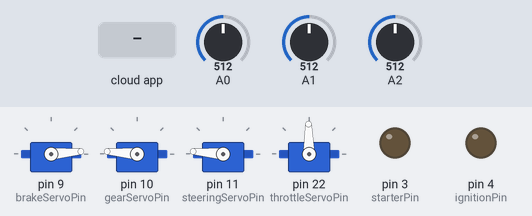
Simulated run of this sketch. Board: Arduino Mega 2560, built with avr-gcc and run on an emulated ATmega2560. Parts: 4 × servo, output pins drawn as LEDs (lit = HIGH). The test bench sets the inputs (shaded band); at power-on: A1 = 512, A2 = 512, A0 = 512. The ROS host is connected and sends only what is stated.

Above: at 1.2 s.
1.3 s: A1 set to 900
At 1.6 s:
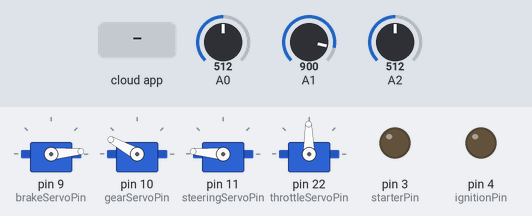
2.8 s: A2 set to 900
At 4.0 s:
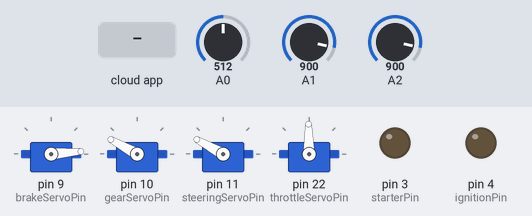
4.3 s: A0 set to 122
At 5.0 s:
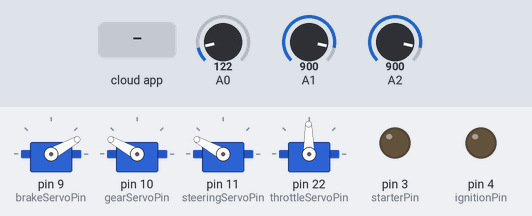
5.8 s: the phone or cloud app sets throttle to 0
At 6.4 s:
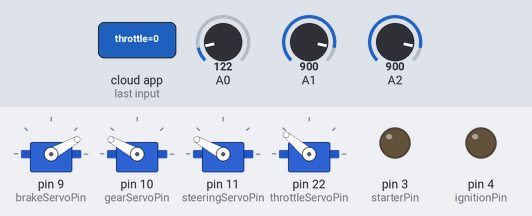
7.3 s: the phone or cloud app sets steering to 0
At 7.32 s:
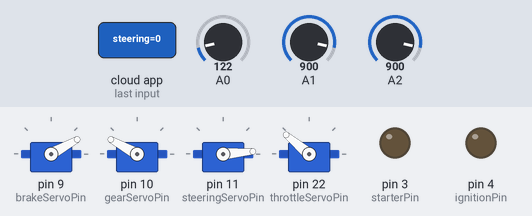
8.8 s: the phone or cloud app sets ignition to 45
At 10.2 s:
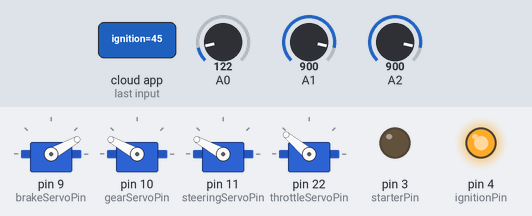
Timing chart, 0 to 11.3 s (numbered marks = the images above; inputs shaded):
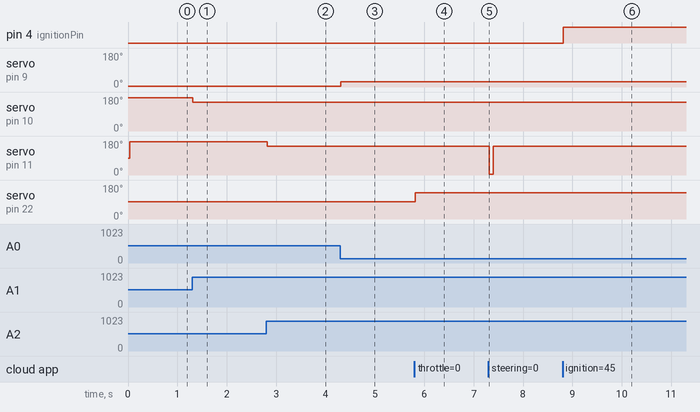

The sketch:

arduino_interface.ino
```cpp
/*
 * rosserial Servo Control Example
 *
 * This sketch demonstrates the control of hobby R/C servos
 * using ROS and the arduiono
 *
 * For the full tutorial write up, visit
 * www.ros.org/wiki/rosserial_arduino_demos
 *
 * For more information on the Arduino Servo Library
 * Checkout :
 * http://www.arduino.cc/en/Reference/Servo
 */

#if (ARDUINO >= 100)
 #include <Arduino.h>
#else
 #include <WProgram.h>
#endif

#define MIN_THROTTLE 140
#define MAX_THROTTLE 40

#include "MotorController.h"
#include <ros.h>

#include <std_msgs/Int16.h>
#include <std_msgs/Char.h>

#include <SoftwareSerial.h>

ros::NodeHandle  nh;


// Setup Motor Controllers

bool DEBUG = true;

// Setup Brake
int brakeEncoderPin = 0;
int brakeServoPin = 9;
float brakeAlpha = 5.;
float brakeBasePos = 0;
bool brakeInvert = false;
float brakeInitialPos = 0;

MotorController brakeController = MotorController(brakeEncoderPin, brakeServoPin,
                                                  brakeAlpha,
                                                  brakeBasePos, brakeInitialPos,
                                                  brakeInvert, DEBUG);

// Setup Gear Controller
int gearEncoderPin = 1;
int gearServoPin = 10;
float gearAlpha = 5;
float gearBasePos = 0;
bool gearInvert = false;
float gearInitialPos = 470;

// Gear postions
int parkGearPos = 470 - gearInitialPos;
int neutralGearPos = 310 - gearInitialPos;
int  reverseGearPos = 380 - gearInitialPos;
int driveGearPos = 260 - gearInitialPos;

MotorController gearController = MotorController(gearEncoderPin, gearServoPin,
                                                 gearAlpha,
                                                 gearBasePos, gearInitialPos,
                                                 gearInvert, DEBUG); // gear selector
// Setup Steering Controller

int steeringEncoderPin = 2;
int steeringServoPin = 11;
float steeringAlpha = 5;
float steeringBasePos = 5;
bool steeringInvert = false;
float steeringInitialPos = 127;

MotorController steeringController = MotorController(steeringEncoderPin, steeringServoPin,
                                                     steeringAlpha, steeringBasePos,
                                                     steeringInitialPos,
                                                     steeringInvert, DEBUG);


// Setup Throttle Controller

int throttleServoPin = 22;

float throttleInitialPos = 127;
// Setup Ignition
int ignitionPin = 4;


// Setup Starter
int starterPin = 3;


// Setup ROS

// DEFINE Callbacks

// Throttle servo setup
Servo throttleServo;

void throttle_cb( const std_msgs::Int16& throttle_cmd){
  throttleServo.write(map(throttle_cmd.data, 0, 255, MIN_THROTTLE, MAX_THROTTLE));
}

void steering_cb( const std_msgs::Int16& steering_cmd){
  steeringController.desP = steering_cmd.data;
}

void ignition_cb( const std_msgs::Int16& ignition_cmd){
  if (ignition_cmd.data > 0) {
    digitalWrite(ignitionPin, HIGH);
  } else {
    digitalWrite(ignitionPin, LOW);
  }
}

void gear_cb(const std_msgs::Int16& gear_cmd){

  int newGear = gear_cmd.data;

  float setPoint = -1;

  switch (newGear) {
    case 80: // P
      setPoint = parkGearPos;
      break;
    case 78: // N
      setPoint = neutralGearPos;
      break;
    case 82: // R
      setPoint = reverseGearPos;
      break;
    case 86: // D
      setPoint = driveGearPos;
      break;
  }

  if (setPoint > 0) {
    gearController.desP = setPoint;
  }
}

void brake_cb(const std_msgs::Int16& brake_cmd){
  brakeController.desP = brake_cmd.data;
}

void starter_cb(const std_msgs::Int16& starter_cmd) {
    if (starter_cmd.data > 0) {
    digitalWrite(starterPin, HIGH);
  } else {
    digitalWrite(starterPin, LOW);
  }
}

//


ros::Subscriber<std_msgs::Int16> sub_throttle("throttle", &throttle_cb);
ros::Subscriber<std_msgs::Int16> sub_steering("steering", &steering_cb);
ros::Subscriber<std_msgs::Int16> sub_ignition("ignition", &ignition_cb);
ros::Subscriber<std_msgs::Int16> sub_gear("gear", &gear_cb);
ros::Subscriber<std_msgs::Int16> sub_brake("brake", &brake_cb);
ros::Subscriber<std_msgs::Int16> sub_starter("starter", &starter_cb);


void setup(){


  brakeController.attach_servo();
  brakeController.basePos = brakeBasePos;

  gearController.attach_servo();
  gearController.basePos = gearBasePos;

  steeringController.attach_servo();
  steeringController.basePos = steeringBasePos;

  // Setup Throttle.
  throttleServo.attach(throttleServoPin); // throttle on pin 22
  throttleServo.write(map(throttleInitialPos, 0, 255, MIN_THROTTLE, MAX_THROTTLE));
  pinMode(ignitionPin, OUTPUT);
  pinMode(starterPin, OUTPUT);

  nh.initNode();
  nh.subscribe(sub_throttle);
  nh.subscribe(sub_steering);
  nh.subscribe(sub_ignition);
  nh.subscribe(sub_gear);
  nh.subscribe(sub_brake);
  nh.subscribe(sub_starter);


}


void listenToSerial()
{
 while (Serial.available() > 0) {
    char select = Serial.read();
    int pos = Serial.parseInt();
    String tmp = Serial.readString(); // Try to read any junk after.....

    switch (select)
    {
      case 'g':
        gearController.desP = pos;
        break;
      case 'b':
        brakeController.desP = pos;
        break;
      case 's':
        steeringController.desP = pos;
        break;
    }
  }
}


void loop(){
  nh.spinOnce();
  brakeController.update_motor();
  gearController.update_motor();
  steeringController.update_motor();

  delay(15);
}
```

MotorController.h
```cpp
#include <Servo.h>

class MotorController
{
  public:
     MotorController(int MEP, int MSP, float A, float bP, float iP, bool inv, bool d)
     {
      /*
       *
       */
      motorEncoderPin = MEP;
      motorServoPin = MSP;
      alpha = A;
      debug = d;
      maxPos = 1024;
      basePos = bP;
      invert = inv;
      initialPosition = iP;
      desP = initialPosition;
      hyst = 10;
     }
     void update_motor();

     void attach_servo()
     {

      servo.attach(motorServoPin);
     };

     float maxPos; // max setting
     float basePos; // ADC measurement when fully retracted.
     float desP; // Set desired position.
     float initialPosition;
     bool invert;
     int hyst;

  private:
     Servo servo;
     int motorEncoderPin;
     float alpha;
     int motorServoPin;
     bool debug;

};


void MotorController::update_motor()
{
 //desP is a number between 0 and 255
  int mPos;
  float output;
  mPos = analogRead(motorEncoderPin);

 // Apply invert if neccesary.
  if (invert) { desP = map(desP, 0, 255, 255, 0);}

  // Apply scaling
  desP = map(desP, 0, 255, 0, 1023);


  // Add offset
  desP = desP + basePos;

  // clip desP to min max allowed position.
  if ( desP > maxPos) {  desP = maxPos; };


  if (debug) {  Serial.println(mPos); }

  int err =desP - mPos;
  //Serial.println
  if (err <= hyst and err >= -hyst){
    if (debug) {Serial.println("no err");}
    output = 90;
  } else if (err < -hyst) {
      output = 80.0 + ((alpha * err) * (85./1024.));
      if (debug) {Serial.println(output);}

      if (output <=5) { output = 5; }

  } else if (err > hyst) {

      output = 100.0 + (alpha * err) * (85./1024.);

      if (debug) {Serial.println(output);}

      if (output >=175) { output = 175; }

  }

  servo.write(int(output));

};
```

Measured:
- after the input at 1.3 s, servo on pin 10 (gearServoPin): 175° → 151° at once
- after the input at 2.8 s, servo on pin 11 (steeringServoPin): 175° → 151° at once
- after the input at 4.3 s, servo on pin 9 (brakeServoPin): 5° → 29° at once
- after the input at 5.8 s, servo on pin 22 (throttleServoPin): 91° → 140° at once
- after the input at 7.3 s, servo on pin 11 (steeringServoPin): 151° → 5° at once, → 151° 0.08 s later
- after the input at 8.8 s, pin 4 (ignitionPin): LOW → HIGH at once
